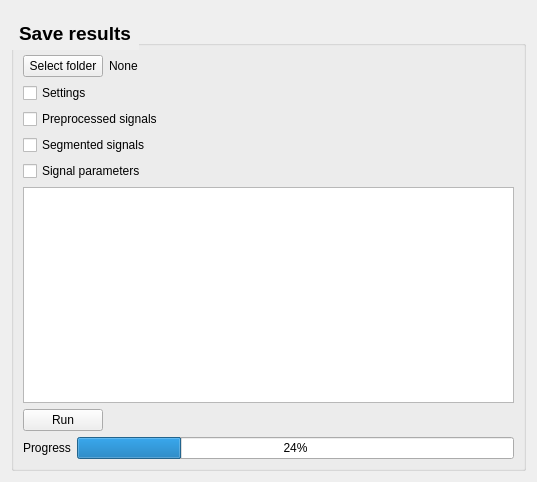
<?xml version="1.0" encoding="UTF-8"?>
<ui version="4.0">
 <class>Form</class>
 <widget class="QWidget" name="Form">
  <property name="geometry">
   <rect>
    <x>0</x>
    <y>0</y>
    <width>537</width>
    <height>482</height>
   </rect>
  </property>
  <property name="windowTitle">
   <string>Form</string>
  </property>
  <layout class="QVBoxLayout" name="verticalLayout">
   <item>
    <widget class="QFrame" name="topContentWidget">
     <property name="styleSheet">
      <string notr="true">QFrame {
	border: none;
}</string>
     </property>
     <property name="frameShape">
      <enum>QFrame::StyledPanel</enum>
     </property>
     <property name="frameShadow">
      <enum>QFrame::Raised</enum>
     </property>
    </widget>
   </item>
   <item>
    <widget class="QGroupBox" name="groupBox">
     <property name="font">
      <font>
       <pointsize>14</pointsize>
       <weight>75</weight>
       <bold>true</bold>
      </font>
     </property>
     <property name="styleSheet">
      <string notr="true">QGroupBox::title {
    subcontrol-origin: margin;
    subcontrol-position: top left; 
    padding: 5px;                 
    letter-spacing: 1px;
    
    color: qlineargradient(
        spread:pad, x1:0, y1:0, x2:1, y2:0,
        stop:0 #6a0dad, stop:1 #ec407a
    );
}</string>
     </property>
     <property name="title">
      <string>Save results</string>
     </property>
     <layout class="QVBoxLayout" name="verticalLayout_2">
      <item>
       <layout class="QHBoxLayout" name="horizontalLayout_4">
        <item>
         <widget class="QPushButton" name="selectfolderButton">
          <property name="text">
           <string>Select folder</string>
          </property>
         </widget>
        </item>
        <item>
         <widget class="QLabel" name="selectfolderLabel">
          <property name="text">
           <string>None</string>
          </property>
         </widget>
        </item>
        <item>
         <spacer name="horizontalSpacer_3">
          <property name="orientation">
           <enum>Qt::Horizontal</enum>
          </property>
          <property name="sizeHint" stdset="0">
           <size>
            <width>40</width>
            <height>20</height>
           </size>
          </property>
         </spacer>
        </item>
       </layout>
      </item>
      <item>
       <widget class="QCheckBox" name="settingsCBox">
        <property name="toolTip">
         <string>JSON file with the full configuration in the analyzer.</string>
        </property>
        <property name="text">
         <string>Settings</string>
        </property>
       </widget>
      </item>
      <item>
       <widget class="QCheckBox" name="prepsignalsCBox">
        <property name="toolTip">
         <string>.mat files with the preprocessed signals</string>
        </property>
        <property name="text">
         <string>Preprocessed signals</string>
        </property>
       </widget>
      </item>
      <item>
       <widget class="QCheckBox" name="segsignalsCBox">
        <property name="toolTip">
         <string>.mat files with the segmented signals</string>
        </property>
        <property name="text">
         <string>Segmented signals</string>
        </property>
       </widget>
      </item>
      <item>
       <widget class="QCheckBox" name="paramsignalsCBox">
        <property name="toolTip">
         <string>.mat files with the extracted parameters.</string>
        </property>
        <property name="text">
         <string>Signal parameters</string>
        </property>
       </widget>
      </item>
      <item>
       <widget class="QTextBrowser" name="logtextBrowser"/>
      </item>
      <item>
       <layout class="QHBoxLayout" name="horizontalLayout">
        <item>
         <widget class="QPushButton" name="runButton">
          <property name="styleSheet">
           <string notr="true"/>
          </property>
          <property name="text">
           <string>Run</string>
          </property>
         </widget>
        </item>
        <item>
         <spacer name="horizontalSpacer">
          <property name="orientation">
           <enum>Qt::Horizontal</enum>
          </property>
          <property name="sizeHint" stdset="0">
           <size>
            <width>40</width>
            <height>20</height>
           </size>
          </property>
         </spacer>
        </item>
       </layout>
      </item>
      <item>
       <layout class="QHBoxLayout" name="horizontalLayout_3">
        <item>
         <widget class="QLabel" name="progressLabel">
          <property name="text">
           <string>Progress</string>
          </property>
         </widget>
        </item>
        <item>
         <widget class="QProgressBar" name="progressBar">
          <property name="value">
           <number>24</number>
          </property>
         </widget>
        </item>
       </layout>
      </item>
     </layout>
    </widget>
   </item>
  </layout>
 </widget>
 <resources/>
 <connections/>
</ui>
